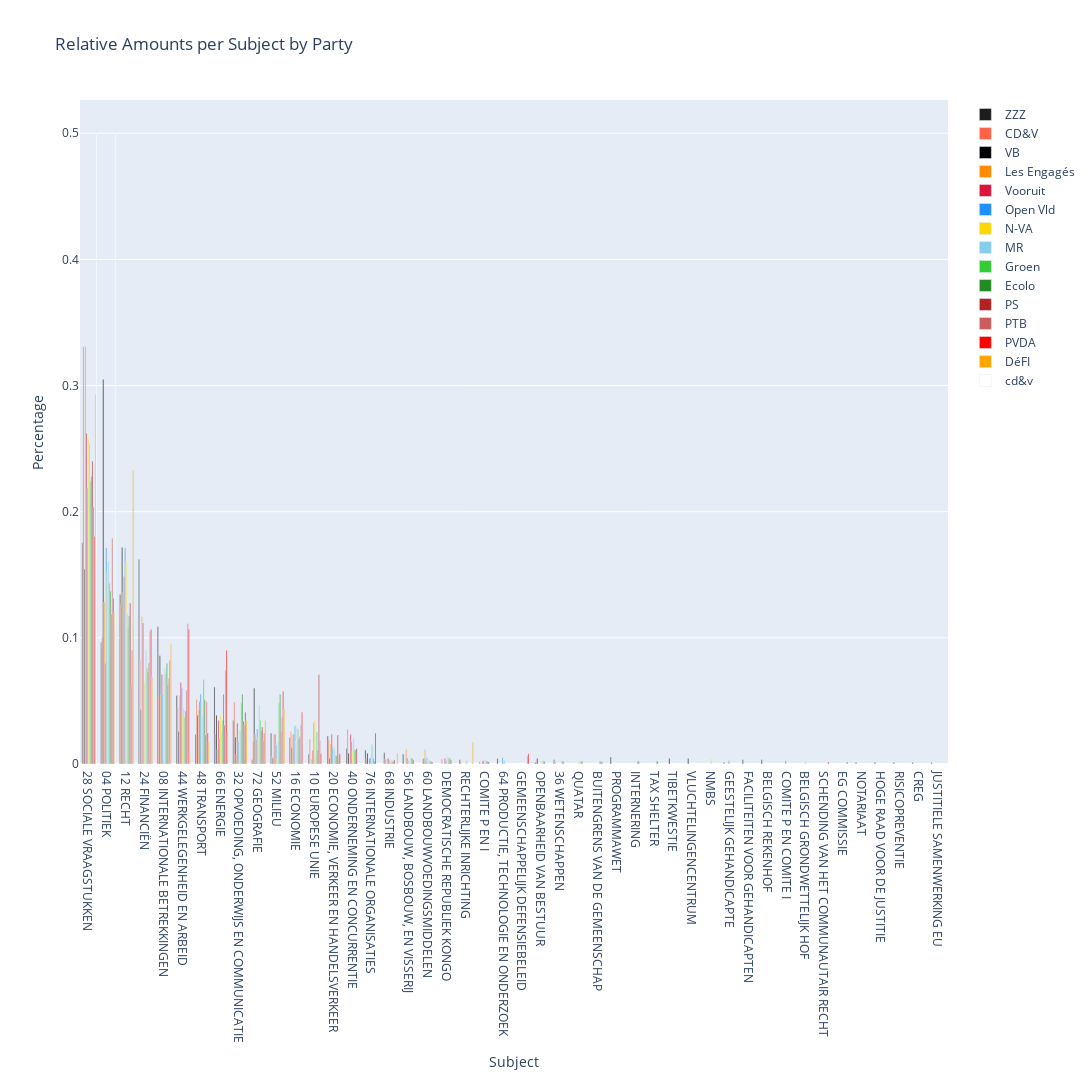

Write notebook code for a chart like this one.
### Code cell
colors = {
    "DéFI": "#FFA500",       # Orange
    "N-VA": "#FFD700",       # Yellow
    "Les Engagés": "#FF8C00",# Darker Orange
    "VB": "#000000",         # Black
    "PVDA": "#FF0000",       # Bright Red
    "Open Vld": "#1E90FF",   # Dodger Blue
    "PTB": "#CD5C5C",        # Indian Red
    "MR": "#87CEEB",         # Sky Blue
    "Vooruit": "#DC143C",    # Crimson
    "Ecolo": "#228B22",      # Forest Green
    "Groen": "#32CD32",      # Lime Green
    "CD&V": "#FF6347",       # Tomato
    "PS": "#B22222",         # Firebrick Red
    "cd&v": "#FFF",          # White
    "ZZZ": "#1D1D1D"         # Grey
}


def calculate_relative(data):
    relative_data = {}
    for party, subjects in data.items():
        total = sum(subjects.values())
        relative_data[party] = {subject: value / total for subject, value in subjects.items()}
    return relative_data

def plot_relative(data):
    relative_data = calculate_relative(data)
    fig = go.Figure()
    for party, subjects in relative_data.items():
        fig.add_trace(go.Bar(
            name=party,
            x=list(subjects.keys()),
            y=list(subjects.values()),
            marker_color=colors[party]
        ))
    fig.update_layout(
        title="Relative Amounts per Subject by Party",
        xaxis_title="Subject",
        yaxis_title="Percentage",
        barmode='group',
        xaxis={'categoryorder':'total descending'},
        height=1080,
        width=1920
    )
    fig.show()

plot_relative(parties_to_domains)

### Figure 1 — Plotly figure (JSON) as saved in the notebook; plotly's stock layout.template omitted (floating-point values rounded to 4 significant figures)
{"data": [{"marker": {"color": "#1D1D1D"}, "name": "ZZZ", "type": "bar", "x": ["08 INTERNATIONALE BETREKKINGEN", "66 ENERGIE", "28 SOCIALE VRAAGSTUKKEN", "32 OPVOEDING, ONDERWIJS EN COMMUNICATIE", "04 POLITIEK", "12 RECHT", "24 FINANCIËN", "44 WERKGELEGENHEID EN ARBEID", "48 TRANSPORT", "52 MILIEU", "40 ONDERNEMING EN CONCURRENTIE", "GEESTELIJK GEHANDICAPTE", "72 GEOGRAFIE", "16 ECONOMIE", "20 ECONOMIE, VERKEER EN HANDELSVERKEER", "68 INDUSTRIE", "PROGRAMMAWET", "76 INTERNATIONALE ORGANISATIES", "36 WETENSCHAPPEN", "10 EUROPESE UNIE", "NOTARIAAT", "OPENBAARHEID VAN BESTUUR", "RECHTERLIJKE INRICHTING", "56 LANDBOUW, BOSBOUW, EN VISSERIJ", "64 PRODUCTIE, TECHNOLOGIE EN ONDERZOEK", "FACILITEITEN VOOR GEHANDICAPTEN", "BELGISCH REKENHOF", "HOGE RAAD VOOR DE JUSTITIE", "RISICOPREVENTIE", "CREG", "JUSTITIELE SAMENWERKING EU"], "y": [0.1088, 0.06104, 0.1754, 0.03441, 0.09656, 0.1343, 0.162, 0.05438, 0.02331, 0.02442, 0.01221, 0.00111, 0.00333, 0.02109, 0.0222, 0.008879, 0.005549, 0.0111, 0.00333, 0.007769, 0.00111, 0.00111, 0.00333, 0.007769, 0.00444, 0.00333, 0.00333, 0.00111, 0.00111, 0.00111, 0.00111]}, {"marker": {"color": "#FF6347"}, "name": "CD&V", "type": "bar", "x": ["76 INTERNATIONALE ORGANISATIES", "28 SOCIALE VRAAGSTUKKEN", "10 EUROPESE UNIE", "04 POLITIEK", "66 ENERGIE", "40 ONDERNEMING EN CONCURRENTIE", "12 RECHT", "08 INTERNATIONALE BETREKKINGEN", "72 GEOGRAFIE", "48 TRANSPORT", "32 OPVOEDING, ONDERWIJS EN COMMUNICATIE", "24 FINANCIËN", "16 ECONOMIE", "20 ECONOMIE, VERKEER EN HANDELSVERKEER", "44 WERKGELEGENHEID EN ARBEID", "DEMOCRATISCHE REPUBLIEK KONGO", "68 INDUSTRIE", "COMITE P EN I", "RECHTERLIJKE INRICHTING", "36 WETENSCHAPPEN", "52 MILIEU", "60 LANDBOUWVOEDINGSMIDDELEN"], "y": [0.003937, 0.3307, 0.01969, 0.1004, 0.02362, 0.02756, 0.126, 0.05315, 0.01772, 0.05118, 0.04921, 0.08268, 0.02559, 0.01969, 0.04528, 0.003937, 0.003937, 0.001969, 0.001969, 0.001969, 0.005906, 0.003937]}, {"marker": {"color": "#000000"}, "name": "VB", "type": "bar", "x": ["08 INTERNATIONALE BETREKKINGEN", "28 SOCIALE VRAAGSTUKKEN", "04 POLITIEK", "40 ONDERNEMING EN CONCURRENTIE", "66 ENERGIE", "48 TRANSPORT", "72 GEOGRAFIE", "12 RECHT", "44 WERKGELEGENHEID EN ARBEID", "32 OPVOEDING, ONDERWIJS EN COMMUNICATIE", "24 FINANCIËN", "60 LANDBOUWVOEDINGSMIDDELEN", "76 INTERNATIONALE ORGANISATIES", "OPENBAARHEID VAN BESTUUR", "52 MILIEU", "20 ECONOMIE, VERKEER EN HANDELSVERKEER", "16 ECONOMIE", "TIBETKWESTIE", "VLUCHTELINGENCENTRUM"], "y": [0.08584, 0.1545, 0.3047, 0.008584, 0.03863, 0.03863, 0.06009, 0.1717, 0.02575, 0.02146, 0.04292, 0.004292, 0.008584, 0.004292, 0.004292, 0.004292, 0.01288, 0.004292, 0.004292]}, {"marker": {"color": "#FF8C00"}, "name": "Les Engagés", "type": "bar", "x": ["48 TRANSPORT", "44 WERKGELEGENHEID EN ARBEID", "28 SOCIALE VRAAGSTUKKEN", "24 FINANCIËN", "08 INTERNATIONALE BETREKKINGEN", "16 ECONOMIE", "12 RECHT", "04 POLITIEK", "20 ECONOMIE, VERKEER EN HANDELSVERKEER", "60 LANDBOUWVOEDINGSMIDDELEN", "52 MILIEU", "32 OPVOEDING, ONDERWIJS EN COMMUNICATIE", "10 EUROPESE UNIE", "72 GEOGRAFIE", "68 INDUSTRIE", "66 ENERGIE", "56 LANDBOUW, BOSBOUW, EN VISSERIJ"], "y": [0.0428, 0.05447, 0.3307, 0.1167, 0.05447, 0.02335, 0.1362, 0.1284, 0.01556, 0.01167, 0.02335, 0.007782, 0.003891, 0.02335, 0.003891, 0.01167, 0.01167]}, {"marker": {"color": "#DC143C"}, "name": "Vooruit", "type": "bar", "x": ["08 INTERNATIONALE BETREKKINGEN", "28 SOCIALE VRAAGSTUKKEN", "10 EUROPESE UNIE", "04 POLITIEK", "66 ENERGIE", "12 RECHT", "52 MILIEU", "32 OPVOEDING, ONDERWIJS EN COMMUNICATIE", "24 FINANCIËN", "72 GEOGRAFIE", "20 ECONOMIE, VERKEER EN HANDELSVERKEER", "48 TRANSPORT", "60 LANDBOUWVOEDINGSMIDDELEN", "16 ECONOMIE", "44 WERKGELEGENHEID EN ARBEID", "40 ONDERNEMING EN CONCURRENTIE", "56 LANDBOUW, BOSBOUW, EN VISSERIJ", "DEMOCRATISCHE REPUBLIEK KONGO", "COMITE P EN I", "68 INDUSTRIE", "76 INTERNATIONALE ORGANISATIES"], "y": [0.07097, 0.2624, 0.01075, 0.07957, 0.03441, 0.1484, 0.02366, 0.03226, 0.1118, 0.01935, 0.02366, 0.04946, 0.002151, 0.02366, 0.06452, 0.02366, 0.004301, 0.004301, 0.002151, 0.004301, 0.004301]}, {"marker": {"color": "#1E90FF"}, "name": "Open Vld", "type": "bar", "x": ["12 RECHT", "28 SOCIALE VRAAGSTUKKEN", "04 POLITIEK", "44 WERKGELEGENHEID EN ARBEID", "76 INTERNATIONALE ORGANISATIES", "08 INTERNATIONALE BETREKKINGEN", "72 GEOGRAFIE", "60 LANDBOUWVOEDINGSMIDDELEN", "48 TRANSPORT", "24 FINANCIËN", "16 ECONOMIE", "10 EUROPESE UNIE", "66 ENERGIE", "52 MILIEU", "COMITE P EN COMITE I", "64 PRODUCTIE, TECHNOLOGIE EN ONDERZOEK", "32 OPVOEDING, ONDERWIJS EN COMMUNICATIE", "56 LANDBOUW, BOSBOUW, EN VISSERIJ", "20 ECONOMIE, VERKEER EN HANDELSVERKEER", "40 ONDERNEMING EN CONCURRENTIE", "DEMOCRATISCHE REPUBLIEK KONGO", "COMITE P EN I", "GEESTELIJK GEHANDICAPTE", "68 INDUSTRIE"], "y": [0.1713, 0.2191, 0.1713, 0.06045, 0.005038, 0.05542, 0.02771, 0.005038, 0.05542, 0.06297, 0.03023, 0.03275, 0.02015, 0.01511, 0.002519, 0.005038, 0.01763, 0.002519, 0.01259, 0.01763, 0.002519, 0.002519, 0.002519, 0.002519]}, {"marker": {"color": "#FFD700"}, "name": "N-VA", "type": "bar", "x": ["28 SOCIALE VRAAGSTUKKEN", "60 LANDBOUWVOEDINGSMIDDELEN", "48 TRANSPORT", "04 POLITIEK", "32 OPVOEDING, ONDERWIJS EN COMMUNICATIE", "NMBS", "08 INTERNATIONALE BETREKKINGEN", "12 RECHT", "20 ECONOMIE, VERKEER EN HANDELSVERKEER", "OPENBAARHEID VAN BESTUUR", "24 FINANCIËN", "44 WERKGELEGENHEID EN ARBEID", "10 EUROPESE UNIE", "16 ECONOMIE", "64 PRODUCTIE, TECHNOLOGIE EN ONDERZOEK", "66 ENERGIE", "76 INTERNATIONALE ORGANISATIES", "40 ONDERNEMING EN CONCURRENTIE", "72 GEOGRAFIE", "68 INDUSTRIE", "RECHTERLIJKE INRICHTING", "52 MILIEU", "BELGISCH GRONDWETTELIJK HOF", "56 LANDBOUW, BOSBOUW, EN VISSERIJ", "QUATAR"], "y": [0.2576, 0.004057, 0.04868, 0.1521, 0.02637, 0.004057, 0.07099, 0.1602, 0.0142, 0.002028, 0.06491, 0.04057, 0.03448, 0.01826, 0.002028, 0.03854, 0.01623, 0.01014, 0.02028, 0.002028, 0.002028, 0.004057, 0.002028, 0.002028, 0.002028]}, {"marker": {"color": "#87CEEB"}, "name": "MR", "type": "bar", "x": ["24 FINANCIËN", "28 SOCIALE VRAAGSTUKKEN", "72 GEOGRAFIE", "04 POLITIEK", "40 ONDERNEMING EN CONCURRENTIE", "66 ENERGIE", "44 WERKGELEGENHEID EN ARBEID", "12 RECHT", "76 INTERNATIONALE ORGANISATIES", "16 ECONOMIE", "08 INTERNATIONALE BETREKKINGEN", "52 MILIEU", "DEMOCRATISCHE REPUBLIEK KONGO", "32 OPVOEDING, ONDERWIJS EN COMMUNICATIE", "48 TRANSPORT", "64 PRODUCTIE, TECHNOLOGIE EN ONDERZOEK", "10 EUROPESE UNIE", "68 INDUSTRIE", "COMITE P EN I", "RECHTERLIJKE INRICHTING", "60 LANDBOUWVOEDINGSMIDDELEN", "20 ECONOMIE, VERKEER EN HANDELSVERKEER"], "y": [0.09038, 0.2536, 0.04665, 0.1603, 0.02041, 0.02624, 0.04373, 0.1195, 0.01458, 0.02915, 0.0758, 0.01749, 0.005831, 0.02624, 0.0379, 0.002915, 0.005831, 0.002915, 0.002915, 0.002915, 0.002915, 0.01166]}, {"marker": {"color": "#32CD32"}, "name": "Groen", "type": "bar", "x": ["24 FINANCIËN", "28 SOCIALE VRAAGSTUKKEN", "04 POLITIEK", "32 OPVOEDING, ONDERWIJS EN COMMUNICATIE", "12 RECHT", "52 MILIEU", "08 INTERNATIONALE BETREKKINGEN", "72 GEOGRAFIE", "40 ONDERNEMING EN CONCURRENTIE", "10 EUROPESE UNIE", "16 ECONOMIE", "48 TRANSPORT", "36 WETENSCHAPPEN", "20 ECONOMIE, VERKEER EN HANDELSVERKEER", "44 WERKGELEGENHEID EN ARBEID", "66 ENERGIE", "DEMOCRATISCHE REPUBLIEK KONGO", "BUITENGRENS VAN DE GEMEENSCHAP", "OPENBAARHEID VAN BESTUUR", "68 INDUSTRIE", "COMITE P EN I", "INTERNERING", "TAX SHELTER", "76 INTERNATIONALE ORGANISATIES", "QUATAR", "60 LANDBOUWVOEDINGSMIDDELEN", "56 LANDBOUW, BOSBOUW, EN VISSERIJ"], "y": [0.07621, 0.224, 0.1432, 0.0485, 0.1085, 0.0485, 0.07159, 0.03464, 0.01155, 0.0254, 0.02771, 0.06697, 0.002309, 0.006928, 0.03695, 0.03464, 0.004619, 0.002309, 0.002309, 0.002309, 0.002309, 0.002309, 0.002309, 0.004619, 0.002309, 0.002309, 0.004619]}, {"marker": {"color": "#228B22"}, "name": "Ecolo", "type": "bar", "x": ["24 FINANCIËN", "28 SOCIALE VRAAGSTUKKEN", "44 WERKGELEGENHEID EN ARBEID", "04 POLITIEK", "32 OPVOEDING, ONDERWIJS EN COMMUNICATIE", "52 MILIEU", "08 INTERNATIONALE BETREKKINGEN", "72 GEOGRAFIE", "40 ONDERNEMING EN CONCURRENTIE", "16 ECONOMIE", "48 TRANSPORT", "36 WETENSCHAPPEN", "12 RECHT", "66 ENERGIE", "20 ECONOMIE, VERKEER EN HANDELSVERKEER", "DEMOCRATISCHE REPUBLIEK KONGO", "BUITENGRENS VAN DE GEMEENSCHAP", "OPENBAARHEID VAN BESTUUR", "10 EUROPESE UNIE", "68 INDUSTRIE", "COMITE P EN I", "INTERNERING", "TAX SHELTER", "76 INTERNATIONALE ORGANISATIES", "QUATAR", "60 LANDBOUWVOEDINGSMIDDELEN", "56 LANDBOUW, BOSBOUW, EN VISSERIJ"], "y": [0.07301, 0.2279, 0.04204, 0.1372, 0.05531, 0.05531, 0.07965, 0.02655, 0.01106, 0.01991, 0.05088, 0.002212, 0.1173, 0.05531, 0.006637, 0.004425, 0.002212, 0.002212, 0.01106, 0.002212, 0.002212, 0.002212, 0.002212, 0.002212, 0.002212, 0.002212, 0.004425]}, {"marker": {"color": "#B22222"}, "name": "PS", "type": "bar", "x": ["28 SOCIALE VRAAGSTUKKEN", "24 FINANCIËN", "04 POLITIEK", "66 ENERGIE", "08 INTERNATIONALE BETREKKINGEN", "12 RECHT", "10 EUROPESE UNIE", "52 MILIEU", "32 OPVOEDING, ONDERWIJS EN COMMUNICATIE", "48 TRANSPORT", "20 ECONOMIE, VERKEER EN HANDELSVERKEER", "72 GEOGRAFIE", "16 ECONOMIE", "44 WERKGELEGENHEID EN ARBEID", "40 ONDERNEMING EN CONCURRENTIE", "76 INTERNATIONALE ORGANISATIES", "BUITENGRENS VAN DE GEMEENSCHAP", "60 LANDBOUWVOEDINGSMIDDELEN", "68 INDUSTRIE", "56 LANDBOUW, BOSBOUW, EN VISSERIJ", "DEMOCRATISCHE REPUBLIEK KONGO", "COMITE P EN I", "SCHENDING VAN HET COMMUNAUTAIR RECHT", "EG COMMISSIE"], "y": [0.24, 0.08, 0.1185, 0.03077, 0.06308, 0.1277, 0.07077, 0.02615, 0.03385, 0.02308, 0.02308, 0.02923, 0.02154, 0.05846, 0.01231, 0.02462, 0.001538, 0.001538, 0.003077, 0.003077, 0.003077, 0.001538, 0.001538, 0.001538]}, {"marker": {"color": "#CD5C5C"}, "name": "PTB", "type": "bar", "x": ["24 FINANCIËN", "04 POLITIEK", "66 ENERGIE", "48 TRANSPORT", "44 WERKGELEGENHEID EN ARBEID", "08 INTERNATIONALE BETREKKINGEN", "28 SOCIALE VRAAGSTUKKEN", "72 GEOGRAFIE", "32 OPVOEDING, ONDERWIJS EN COMMUNICATIE", "16 ECONOMIE", "52 MILIEU", "12 RECHT", "20 ECONOMIE, VERKEER EN HANDELSVERKEER", "GEMEENSCHAPPELIJK DEFENSIEBELEID", "10 EUROPESE UNIE"], "y": [0.1049, 0.179, 0.07407, 0.04938, 0.1111, 0.0679, 0.2037, 0.01852, 0.03086, 0.03086, 0.03704, 0.06173, 0.006173, 0.006173, 0.01852]}, {"marker": {"color": "#FF0000"}, "name": "PVDA", "type": "bar", "x": ["24 FINANCIËN", "66 ENERGIE", "44 WERKGELEGENHEID EN ARBEID", "08 INTERNATIONALE BETREKKINGEN", "28 SOCIALE VRAAGSTUKKEN", "72 GEOGRAFIE", "04 POLITIEK", "32 OPVOEDING, ONDERWIJS EN COMMUNICATIE", "16 ECONOMIE", "48 TRANSPORT", "52 MILIEU", "12 RECHT", "20 ECONOMIE, VERKEER EN HANDELSVERKEER", "GEMEENSCHAPPELIJK DEFENSIEBELEID", "10 EUROPESE UNIE"], "y": [0.1066, 0.09016, 0.1066, 0.08197, 0.1803, 0.02459, 0.1311, 0.04098, 0.04098, 0.02459, 0.05738, 0.09016, 0.008197, 0.008197, 0.008197]}, {"marker": {"color": "#FFA500"}, "name": "DéFI", "type": "bar", "x": ["24 FINANCIËN", "28 SOCIALE VRAAGSTUKKEN", "08 INTERNATIONALE BETREKKINGEN", "32 OPVOEDING, ONDERWIJS EN COMMUNICATIE", "RECHTERLIJKE INRICHTING", "04 POLITIEK", "12 RECHT", "48 TRANSPORT", "52 MILIEU", "44 WERKGELEGENHEID EN ARBEID", "68 INDUSTRIE", "72 GEOGRAFIE", "66 ENERGIE"], "y": [0.06897, 0.2931, 0.09483, 0.03448, 0.01724, 0.1207, 0.2328, 0.01724, 0.0431, 0.008621, 0.008621, 0.03448, 0.02586]}, {"marker": {"color": "#FFF"}, "name": "cd&v", "type": "bar", "x": ["04 POLITIEK", "28 SOCIALE VRAAGSTUKKEN"], "y": [0.5, 0.5]}], "layout": {"barmode": "group", "height": 1080, "title": {"text": "Relative Amounts per Subject by Party"}, "width": 1920, "xaxis": {"categoryorder": "total descending", "title": {"text": "Subject"}}, "yaxis": {"title": {"text": "Percentage"}}}}
